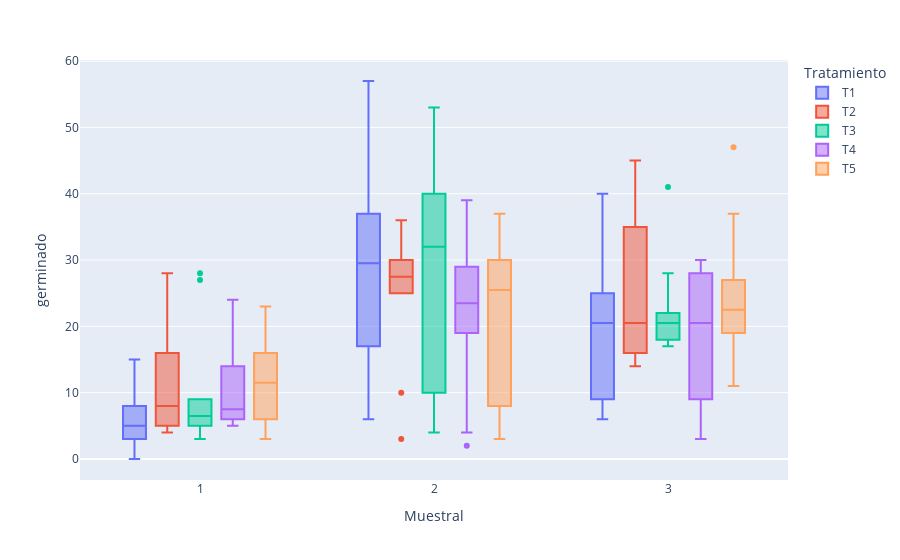

This figure's notebook cell:
### Code cell
#Grafico interactivo de % de germinación Muestral 1 separado por tratamiento agrupando las plantas. NOTA se pueden desactivar las plantas individualmente
#Haciendo click en cada caja
#
import plotly.express as px

df = pd.read_excel("DB.xls", sheet_name="db")
Muestral1=df[df['Muestral']==1]

fig = px.box(df, x="Muestral", y="germinado", color="Tratamiento")
fig.update_traces(quartilemethod="exclusive") # or "inclusive", or "linear" by default
fig.show()

### Figure 1 — Plotly figure (JSON) as saved in the notebook; plotly's stock layout.template omitted (floating-point values rounded to 4 significant figures)
{"data": [{"alignmentgroup": "True", "hovertemplate": "Tratamiento=T1<br>Muestral=%{x}<br>germinado=%{y}<extra></extra>", "legendgroup": "T1", "marker": {"color": "#636efa"}, "name": "T1", "notched": false, "offsetgroup": "T1", "orientation": "v", "quartilemethod": "exclusive", "showlegend": true, "type": "box", "x": [1, 1, 1, 1, 1, 1, 1, 1, 1, 1, 2, 2, 2, 2, 2, 2, 2, 2, 2, 2, 3, 3, 3, 3, 3, 3, 3, 3, 3, 3], "x0": " ", "xaxis": "x", "y": [7, 1, 8, 0, 4, 3, 6, 3, 15, 8, 21, 41, 32, 16, 35, 57, 37, 27, 6, 17, 25, 10, 9, 17, 33, 25, 24, 40, 6, 7], "y0": " ", "yaxis": "y"}, {"alignmentgroup": "True", "hovertemplate": "Tratamiento=T2<br>Muestral=%{x}<br>germinado=%{y}<extra></extra>", "legendgroup": "T2", "marker": {"color": "#EF553B"}, "name": "T2", "notched": false, "offsetgroup": "T2", "orientation": "v", "quartilemethod": "exclusive", "showlegend": true, "type": "box", "x": [1, 1, 1, 1, 1, 1, 1, 1, 1, 1, 2, 2, 2, 2, 2, 2, 2, 2, 2, 2, 3, 3, 3, 3, 3, 3, 3, 3, 3, 3], "x0": " ", "xaxis": "x", "y": [16, 27, 15, 28, 7, 5, 5, 9, 4, 4, 30, 36, 25, 26, 35, 27, 28, 28, 10, 3, 14, 15, 30, 45, 35, 16, 23, 18, 18, 35], "y0": " ", "yaxis": "y"}, {"alignmentgroup": "True", "hovertemplate": "Tratamiento=T3<br>Muestral=%{x}<br>germinado=%{y}<extra></extra>", "legendgroup": "T3", "marker": {"color": "#00cc96"}, "name": "T3", "notched": false, "offsetgroup": "T3", "orientation": "v", "quartilemethod": "exclusive", "showlegend": true, "type": "box", "x": [1, 1, 1, 1, 1, 1, 1, 1, 1, 1, 2, 2, 2, 2, 2, 2, 2, 2, 2, 2, 3, 3, 3, 3, 3, 3, 3, 3, 3, 3], "x0": " ", "xaxis": "x", "y": [27, 7, 28, 9, 5, 3, 6, 3, 8, 5, 40, 4, 30, 25, 35, 49, 34, 53, 10, 8, 17, 22, 17, 18, 18, 41, 21, 20, 22, 28], "y0": " ", "yaxis": "y"}, {"alignmentgroup": "True", "hovertemplate": "Tratamiento=T4<br>Muestral=%{x}<br>germinado=%{y}<extra></extra>", "legendgroup": "T4", "marker": {"color": "#ab63fa"}, "name": "T4", "notched": false, "offsetgroup": "T4", "orientation": "v", "quartilemethod": "exclusive", "showlegend": true, "type": "box", "x": [1, 1, 1, 1, 1, 1, 1, 1, 1, 1, 2, 2, 2, 2, 2, 2, 2, 2, 2, 2, 3, 3, 3, 3, 3, 3, 3, 3, 3, 3], "x0": " ", "xaxis": "x", "y": [14, 23, 13, 24, 5, 5, 6, 7, 6, 8, 39, 25, 22, 38, 19, 20, 25, 29, 2, 4, 29, 15, 28, 8, 30, 27, 9, 26, 3, 13], "y0": " ", "yaxis": "y"}, {"alignmentgroup": "True", "hovertemplate": "Tratamiento=T5<br>Muestral=%{x}<br>germinado=%{y}<extra></extra>", "legendgroup": "T5", "marker": {"color": "#FFA15A"}, "name": "T5", "notched": false, "offsetgroup": "T5", "orientation": "v", "quartilemethod": "exclusive", "showlegend": true, "type": "box", "x": [1, 1, 1, 1, 1, 1, 1, 1, 1, 1, 2, 2, 2, 2, 2, 2, 2, 2, 2, 2, 3, 3, 3, 3, 3, 3, 3, 3, 3, 3], "x0": " ", "xaxis": "x", "y": [22, 15, 23, 16, 6, 4, 13, 10, 8, 3, 29, 23, 30, 36, 37, 3, 28, 3, 17, 8, 24, 20, 37, 23, 17, 19, 47, 27, 11, 22], "y0": " ", "yaxis": "y"}], "layout": {"boxmode": "group", "legend": {"title": {"text": "Tratamiento"}, "tracegroupgap": 0}, "margin": {"t": 60}, "xaxis": {"anchor": "y", "domain": [0, 1], "title": {"text": "Muestral"}}, "yaxis": {"anchor": "x", "domain": [0, 1], "title": {"text": "germinado"}}}}
